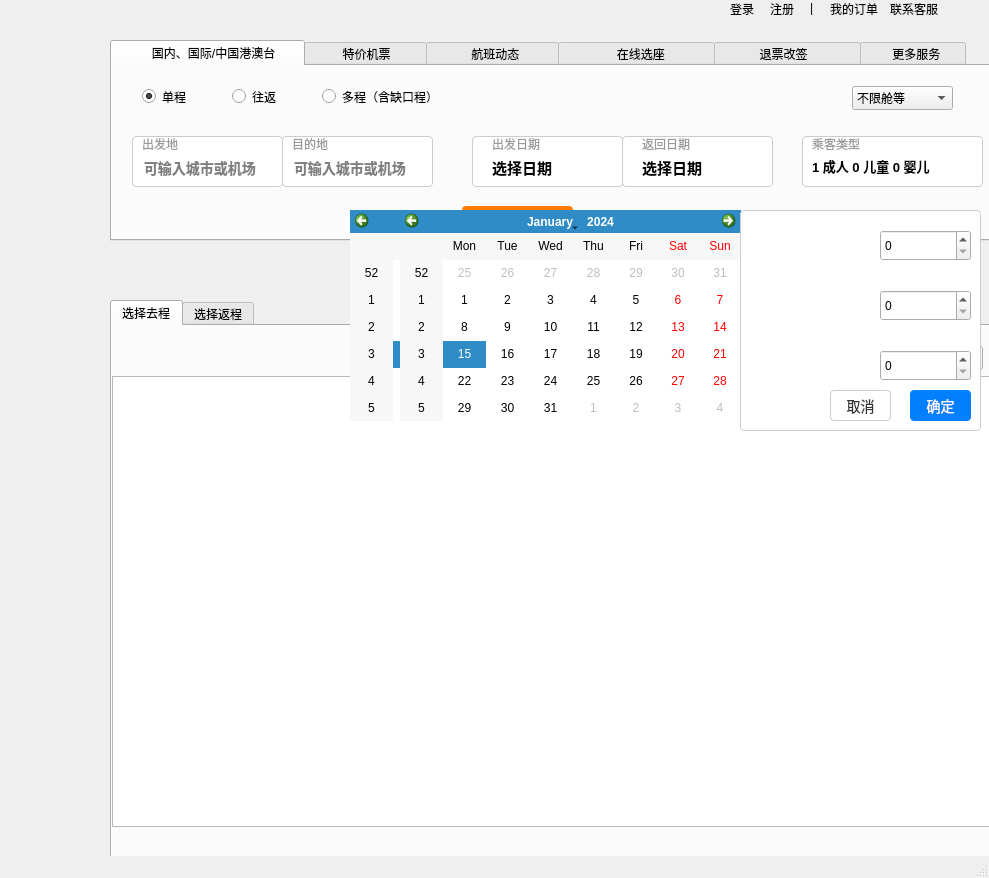
<?xml version="1.0" encoding="UTF-8"?>
<ui version="4.0">
 <class>MainWindow</class>
 <widget class="QMainWindow" name="MainWindow">
  <property name="geometry">
   <rect>
    <x>0</x>
    <y>0</y>
    <width>989</width>
    <height>878</height>
   </rect>
  </property>
  <property name="windowTitle">
   <string>MainWindow</string>
  </property>
  <property name="styleSheet">
   <string notr="true"/>
  </property>
  <widget class="QWidget" name="centralwidget">
   <widget class="QTabWidget" name="tabWidget">
    <property name="geometry">
     <rect>
      <x>110</x>
      <y>40</y>
      <width>881</width>
      <height>201</height>
     </rect>
    </property>
    <property name="toolTip">
     <string/>
    </property>
    <property name="accessibleName">
     <string/>
    </property>
    <property name="currentIndex">
     <number>0</number>
    </property>
    <widget class="QWidget" name="tab">
     <attribute name="title">
      <string>         国内、国际/中国港澳台     </string>
     </attribute>
     <widget class="QRadioButton" name="radioOneWay">
      <property name="geometry">
       <rect>
        <x>30</x>
        <y>20</y>
        <width>96</width>
        <height>21</height>
       </rect>
      </property>
      <property name="text">
       <string>单程</string>
      </property>
      <property name="checked">
       <bool>true</bool>
      </property>
     </widget>
     <widget class="QRadioButton" name="radioRoundTrip">
      <property name="geometry">
       <rect>
        <x>120</x>
        <y>20</y>
        <width>96</width>
        <height>21</height>
       </rect>
      </property>
      <property name="text">
       <string>往返</string>
      </property>
     </widget>
     <widget class="QRadioButton" name="radioButton_3">
      <property name="geometry">
       <rect>
        <x>210</x>
        <y>20</y>
        <width>111</width>
        <height>21</height>
       </rect>
      </property>
      <property name="text">
       <string>多程（含缺口程）</string>
      </property>
     </widget>
     <widget class="QWidget" name="widget" native="true">
      <property name="geometry">
       <rect>
        <x>20</x>
        <y>70</y>
        <width>151</width>
        <height>51</height>
       </rect>
      </property>
      <property name="styleSheet">
       <string notr="true">QWidget#widget { 
    border: 1px solid #cccccc;
    border-radius: 4px;
    background-color: white;
}</string>
      </property>
      <widget class="QLabel" name="label_6">
       <property name="geometry">
        <rect>
         <x>10</x>
         <y>0</y>
         <width>54</width>
         <height>16</height>
        </rect>
       </property>
       <property name="styleSheet">
        <string notr="true">color: rgb(153, 153, 153);
border: none;
background-color: transparent;</string>
       </property>
       <property name="text">
        <string>出发地</string>
       </property>
      </widget>
      <widget class="QLineEdit" name="lineEdit_Depart">
       <property name="geometry">
        <rect>
         <x>10</x>
         <y>20</y>
         <width>131</width>
         <height>23</height>
        </rect>
       </property>
       <property name="styleSheet">
        <string notr="true">border: none;
font-weight: bold;
font-size: 14px;</string>
       </property>
       <property name="placeholderText">
        <string>可输入城市或机场</string>
       </property>
      </widget>
     </widget>
     <widget class="QWidget" name="widget_2" native="true">
      <property name="geometry">
       <rect>
        <x>170</x>
        <y>70</y>
        <width>151</width>
        <height>51</height>
       </rect>
      </property>
      <property name="styleSheet">
       <string notr="true">QWidget#widget_2 { /* #后是当前QWidget的objectName（如widget、widget_1） */
    border: 1px solid #cccccc;
    border-radius: 4px;
    background-color: white;
}</string>
      </property>
      <widget class="QLabel" name="label_7">
       <property name="geometry">
        <rect>
         <x>10</x>
         <y>0</y>
         <width>54</width>
         <height>16</height>
        </rect>
       </property>
       <property name="styleSheet">
        <string notr="true">color: rgb(153, 153, 153);
border: none;
background-color: transparent;</string>
       </property>
       <property name="text">
        <string>目的地</string>
       </property>
      </widget>
      <widget class="QLineEdit" name="lineEdit_Arrive">
       <property name="geometry">
        <rect>
         <x>10</x>
         <y>20</y>
         <width>131</width>
         <height>23</height>
        </rect>
       </property>
       <property name="styleSheet">
        <string notr="true">border: none;
font-weight: bold;
font-size: 14px;</string>
       </property>
       <property name="placeholderText">
        <string>可输入城市或机场</string>
       </property>
      </widget>
     </widget>
     <widget class="QWidget" name="widget_3" native="true">
      <property name="geometry">
       <rect>
        <x>360</x>
        <y>70</y>
        <width>151</width>
        <height>51</height>
       </rect>
      </property>
      <property name="styleSheet">
       <string notr="true">QWidget#widget_3 { /* #后是当前QWidget的objectName（如widget、widget_1） */
    border: 1px solid #cccccc;
    border-radius: 4px;
    background-color: white;
}</string>
      </property>
      <widget class="QLabel" name="label_8">
       <property name="geometry">
        <rect>
         <x>20</x>
         <y>0</y>
         <width>54</width>
         <height>16</height>
        </rect>
       </property>
       <property name="styleSheet">
        <string notr="true">color: rgb(153, 153, 153);
border: none;
background-color: transparent;</string>
       </property>
       <property name="text">
        <string>出发日期</string>
       </property>
      </widget>
      <widget class="QLabel" name="dateDepart">
       <property name="geometry">
        <rect>
         <x>20</x>
         <y>20</y>
         <width>111</width>
         <height>21</height>
        </rect>
       </property>
       <property name="text">
        <string>&lt;html&gt;&lt;head/&gt;&lt;body&gt;&lt;p&gt;&lt;span style=&quot; font-size:11pt; font-weight:700; color:#000000;&quot;&gt;选择日期&lt;/span&gt;&lt;/p&gt;&lt;/body&gt;&lt;/html&gt;</string>
       </property>
      </widget>
     </widget>
     <widget class="QWidget" name="widget_4" native="true">
      <property name="geometry">
       <rect>
        <x>510</x>
        <y>70</y>
        <width>151</width>
        <height>51</height>
       </rect>
      </property>
      <property name="styleSheet">
       <string notr="true">QWidget#widget_4 { /* #后是当前QWidget的objectName（如widget、widget_1） */
    border: 1px solid #cccccc;
    border-radius: 4px;
    background-color: white;
}</string>
      </property>
      <widget class="QLabel" name="label_9">
       <property name="geometry">
        <rect>
         <x>20</x>
         <y>0</y>
         <width>54</width>
         <height>16</height>
        </rect>
       </property>
       <property name="styleSheet">
        <string notr="true">color: rgb(153, 153, 153);
border: none;
background-color: transparent;</string>
       </property>
       <property name="text">
        <string>返回日期</string>
       </property>
      </widget>
      <widget class="QLabel" name="dateReturn">
       <property name="geometry">
        <rect>
         <x>20</x>
         <y>20</y>
         <width>121</width>
         <height>21</height>
        </rect>
       </property>
       <property name="text">
        <string>&lt;html&gt;&lt;head/&gt;&lt;body&gt;&lt;p&gt;&lt;span style=&quot; font-size:11pt; font-weight:700; color:#000000;&quot;&gt;选择日期&lt;/span&gt;&lt;/p&gt;&lt;/body&gt;&lt;/html&gt;</string>
       </property>
      </widget>
     </widget>
     <widget class="QWidget" name="widget_5" native="true">
      <property name="geometry">
       <rect>
        <x>690</x>
        <y>70</y>
        <width>181</width>
        <height>51</height>
       </rect>
      </property>
      <property name="styleSheet">
       <string notr="true">QWidget#widget_5 {
    border: 1px solid #cccccc;
    border-radius: 4px;
    background-color: white;
}</string>
      </property>
      <widget class="QLabel" name="label_10">
       <property name="geometry">
        <rect>
         <x>10</x>
         <y>0</y>
         <width>54</width>
         <height>16</height>
        </rect>
       </property>
       <property name="styleSheet">
        <string notr="true">color: rgb(153, 153, 153);
border: none;
background-color: transparent;</string>
       </property>
       <property name="text">
        <string>乘客类型</string>
       </property>
      </widget>
      <widget class="QLabel" name="passenger">
       <property name="geometry">
        <rect>
         <x>10</x>
         <y>20</y>
         <width>141</width>
         <height>21</height>
        </rect>
       </property>
       <property name="text">
        <string>&lt;html&gt;&lt;head/&gt;&lt;body&gt;&lt;p&gt;&lt;span style=&quot; font-size:10pt; font-weight:700; color:#000000;&quot;&gt;1 成人 0 儿童 0 婴儿&lt;/span&gt;&lt;/p&gt;&lt;/body&gt;&lt;/html&gt;</string>
       </property>
      </widget>
     </widget>
     <widget class="QComboBox" name="comboBox">
      <property name="geometry">
       <rect>
        <x>740</x>
        <y>20</y>
        <width>101</width>
        <height>24</height>
       </rect>
      </property>
      <item>
       <property name="text">
        <string>不限舱等</string>
       </property>
      </item>
      <item>
       <property name="text">
        <string>经济舱</string>
       </property>
      </item>
      <item>
       <property name="text">
        <string>公务舱</string>
       </property>
      </item>
      <item>
       <property name="text">
        <string>头等舱</string>
       </property>
      </item>
     </widget>
     <widget class="QPushButton" name="btnSearch">
      <property name="geometry">
       <rect>
        <x>350</x>
        <y>140</y>
        <width>111</width>
        <height>31</height>
       </rect>
      </property>
      <property name="styleSheet">
       <string notr="true">/* 登录按钮基础样式（橙色边框+橙色背景，搭配白色文字） */
QPushButton {
    /* 橙色边框：#ff7d00 是常用登录页橙色，可替换为 #ff9900（浅橙）、#ff6600（深橙） */
    border: 2px solid #ff7d00; 
    border-radius: 4px; /* 圆角（和输入框保持一致，更协调） */
    background-color: #ff7d00; /* 按钮背景色（和边框同色，一体化效果） */
    color: white; /* 文字白色 */
    font-size: 16px; /* 文字大小 */
    height: 44px; /* 按钮高度（和输入框呼应） */
}

/* 悬浮状态（边框加深+背景色变深，更有交互感） */
QPushButton:hover {
    border-color: #ff6600; /* 悬浮时边框深橙色 */
    background-color: #ff6600; /* 悬浮时背景深橙色 */
}

/* 点击状态（边框再加深+背景色压暗，模拟按压效果） */
QPushButton:pressed {
    border-color: #e65c00; /* 点击时边框更深橙色 */
    background-color: #e65c00; /* 点击时背景更深橙色 */
}

/* 禁用状态（可选：如果按钮需要禁用，边框和背景变灰色） */
QPushButton:disabled {
    border-color: #cccccc;
    background-color: #cccccc;
    color: #ffffff;
}</string>
      </property>
      <property name="text">
       <string>确认搜索</string>
      </property>
     </widget>
    </widget>
    <widget class="QWidget" name="tab_2">
     <attribute name="title">
      <string>        特价机票       </string>
     </attribute>
    </widget>
    <widget class="QWidget" name="tab_3">
     <attribute name="title">
      <string>          航班动态        </string>
     </attribute>
     <widget class="QRadioButton" name="radioButton_4">
      <property name="geometry">
       <rect>
        <x>20</x>
        <y>20</y>
        <width>96</width>
        <height>21</height>
       </rect>
      </property>
      <property name="text">
       <string>搜航班号</string>
      </property>
     </widget>
     <widget class="QRadioButton" name="radioButton_5">
      <property name="geometry">
       <rect>
        <x>140</x>
        <y>20</y>
        <width>96</width>
        <height>21</height>
       </rect>
      </property>
      <property name="text">
       <string>搜起降地</string>
      </property>
     </widget>
     <widget class="QWidget" name="widget_7" native="true">
      <property name="geometry">
       <rect>
        <x>620</x>
        <y>70</y>
        <width>231</width>
        <height>51</height>
       </rect>
      </property>
      <widget class="QLabel" name="label_17">
       <property name="geometry">
        <rect>
         <x>10</x>
         <y>0</y>
         <width>54</width>
         <height>16</height>
        </rect>
       </property>
       <property name="styleSheet">
        <string notr="true">color: rgb(153, 153, 153);
border: none;
background-color: transparent;</string>
       </property>
       <property name="text">
        <string>出发日期</string>
       </property>
      </widget>
      <widget class="QLineEdit" name="lineEdit_5">
       <property name="geometry">
        <rect>
         <x>10</x>
         <y>20</y>
         <width>141</width>
         <height>23</height>
        </rect>
       </property>
       <property name="styleSheet">
        <string notr="true">border: none;
font-weight: bold;
font-size: 14px;</string>
       </property>
       <property name="placeholderText">
        <string>可输入城市或机场</string>
       </property>
      </widget>
     </widget>
     <widget class="QStackedWidget" name="stackedWidget">
      <property name="geometry">
       <rect>
        <x>19</x>
        <y>59</y>
        <width>591</width>
        <height>71</height>
       </rect>
      </property>
      <property name="currentIndex">
       <number>0</number>
      </property>
      <widget class="QWidget" name="page">
       <widget class="QLineEdit" name="lineEdit_3">
        <property name="geometry">
         <rect>
          <x>10</x>
          <y>10</y>
          <width>581</width>
          <height>51</height>
         </rect>
        </property>
        <property name="font">
         <font>
          <pointsize>12</pointsize>
         </font>
        </property>
        <property name="text">
         <string/>
        </property>
        <property name="placeholderText">
         <string>  请填写航班号，如MU1234</string>
        </property>
       </widget>
      </widget>
      <widget class="QWidget" name="page_2"/>
     </widget>
     <zorder>stackedWidget</zorder>
     <zorder>radioButton_4</zorder>
     <zorder>radioButton_5</zorder>
     <zorder>widget_7</zorder>
    </widget>
    <widget class="QWidget" name="tab_4">
     <attribute name="title">
      <string>              在线选座           </string>
     </attribute>
    </widget>
    <widget class="QWidget" name="tab_5">
     <attribute name="title">
      <string>          退票改签            </string>
     </attribute>
    </widget>
    <widget class="QWidget" name="tab_6">
     <attribute name="title">
      <string>      更多服务    </string>
     </attribute>
     <widget class="QLabel" name="label_18">
      <property name="geometry">
       <rect>
        <x>50</x>
        <y>110</y>
        <width>54</width>
        <height>16</height>
       </rect>
      </property>
      <property name="text">
       <string>报销凭证</string>
      </property>
     </widget>
     <widget class="QLabel" name="label_19">
      <property name="geometry">
       <rect>
        <x>150</x>
        <y>110</y>
        <width>54</width>
        <height>16</height>
       </rect>
      </property>
      <property name="text">
       <string>机场攻略</string>
      </property>
     </widget>
     <widget class="QLabel" name="label_20">
      <property name="geometry">
       <rect>
        <x>250</x>
        <y>110</y>
        <width>91</width>
        <height>16</height>
       </rect>
      </property>
      <property name="text">
       <string>国内机场大全</string>
      </property>
     </widget>
     <widget class="QLabel" name="label_21">
      <property name="geometry">
       <rect>
        <x>360</x>
        <y>110</y>
        <width>81</width>
        <height>16</height>
       </rect>
      </property>
      <property name="text">
       <string>国际机场大全</string>
      </property>
     </widget>
     <widget class="QLabel" name="label_22">
      <property name="geometry">
       <rect>
        <x>480</x>
        <y>110</y>
        <width>54</width>
        <height>16</height>
       </rect>
      </property>
      <property name="text">
       <string>团体票</string>
      </property>
     </widget>
    </widget>
   </widget>
   <widget class="QLabel" name="label">
    <property name="geometry">
     <rect>
      <x>770</x>
      <y>0</y>
      <width>54</width>
      <height>16</height>
     </rect>
    </property>
    <property name="text">
     <string>&lt;html&gt;&lt;head/&gt;&lt;body&gt;&lt;p&gt;&lt;span style=&quot; color:#000000;&quot;&gt;注册&lt;/span&gt;&lt;/p&gt;&lt;/body&gt;&lt;/html&gt;</string>
    </property>
   </widget>
   <widget class="QLabel" name="label_2">
    <property name="geometry">
     <rect>
      <x>810</x>
      <y>0</y>
      <width>16</width>
      <height>16</height>
     </rect>
    </property>
    <property name="text">
     <string>&lt;html&gt;&lt;head/&gt;&lt;body&gt;&lt;p&gt;&lt;span style=&quot; color:#000000;&quot;&gt;|&lt;/span&gt;&lt;/p&gt;&lt;/body&gt;&lt;/html&gt;</string>
    </property>
   </widget>
   <widget class="QLabel" name="label_3">
    <property name="geometry">
     <rect>
      <x>830</x>
      <y>0</y>
      <width>54</width>
      <height>16</height>
     </rect>
    </property>
    <property name="text">
     <string>&lt;html&gt;&lt;head/&gt;&lt;body&gt;&lt;p&gt;&lt;span style=&quot; color:#000000;&quot;&gt;我的订单&lt;/span&gt;&lt;/p&gt;&lt;/body&gt;&lt;/html&gt;</string>
    </property>
   </widget>
   <widget class="QLabel" name="label_4">
    <property name="geometry">
     <rect>
      <x>890</x>
      <y>0</y>
      <width>54</width>
      <height>16</height>
     </rect>
    </property>
    <property name="text">
     <string>&lt;html&gt;&lt;head/&gt;&lt;body&gt;&lt;p&gt;&lt;span style=&quot; color:#000000;&quot;&gt;联系客服&lt;/span&gt;&lt;/p&gt;&lt;/body&gt;&lt;/html&gt;</string>
    </property>
   </widget>
   <widget class="ClickableLabel" name="label_5">
    <property name="geometry">
     <rect>
      <x>730</x>
      <y>0</y>
      <width>31</width>
      <height>16</height>
     </rect>
    </property>
    <property name="text">
     <string>&lt;html&gt;&lt;head/&gt;&lt;body&gt;&lt;p&gt;&lt;span style=&quot; color:#000000;&quot;&gt;登录&lt;/span&gt;&lt;/p&gt;&lt;/body&gt;&lt;/html&gt;</string>
    </property>
   </widget>
   <widget class="QWidget" name="passengerWidget" native="true">
    <property name="geometry">
     <rect>
      <x>740</x>
      <y>210</y>
      <width>241</width>
      <height>221</height>
     </rect>
    </property>
    <property name="styleSheet">
     <string notr="true">QWidget#passengerWidget{
    border: 1px solid #cccccc;
    border-radius: 4px;
    background-color: white;
}</string>
    </property>
    <widget class="QLabel" name="label_11">
     <property name="geometry">
      <rect>
       <x>10</x>
       <y>10</y>
       <width>91</width>
       <height>41</height>
      </rect>
     </property>
     <property name="text">
      <string/>
     </property>
     <property name="pixmap">
      <pixmap resource="new_resources.qrc">:/newimages/newimages/1.png</pixmap>
     </property>
     <property name="scaledContents">
      <bool>true</bool>
     </property>
    </widget>
    <widget class="QLabel" name="label_12">
     <property name="geometry">
      <rect>
       <x>10</x>
       <y>70</y>
       <width>91</width>
       <height>41</height>
      </rect>
     </property>
     <property name="text">
      <string/>
     </property>
     <property name="pixmap">
      <pixmap resource="new_resources.qrc">:/newimages/newimages/3.png</pixmap>
     </property>
     <property name="scaledContents">
      <bool>true</bool>
     </property>
    </widget>
    <widget class="QLabel" name="label_13">
     <property name="geometry">
      <rect>
       <x>10</x>
       <y>130</y>
       <width>91</width>
       <height>41</height>
      </rect>
     </property>
     <property name="text">
      <string/>
     </property>
     <property name="pixmap">
      <pixmap resource="new_resources.qrc">:/newimages/newimages/2.png</pixmap>
     </property>
     <property name="scaledContents">
      <bool>true</bool>
     </property>
    </widget>
    <widget class="QSpinBox" name="spinBox">
     <property name="geometry">
      <rect>
       <x>140</x>
       <y>20</y>
       <width>91</width>
       <height>31</height>
      </rect>
     </property>
    </widget>
    <widget class="QSpinBox" name="spinBox_2">
     <property name="geometry">
      <rect>
       <x>140</x>
       <y>80</y>
       <width>91</width>
       <height>31</height>
      </rect>
     </property>
    </widget>
    <widget class="QSpinBox" name="spinBox_3">
     <property name="geometry">
      <rect>
       <x>140</x>
       <y>140</y>
       <width>91</width>
       <height>31</height>
      </rect>
     </property>
    </widget>
    <widget class="QPushButton" name="pushButton">
     <property name="geometry">
      <rect>
       <x>170</x>
       <y>180</y>
       <width>61</width>
       <height>31</height>
      </rect>
     </property>
     <property name="styleSheet">
      <string notr="true">QPushButton {
    /* 蓝色背景 */
    background-color: #007fff;
    /* 无边框（或蓝色边框） */
    border: none;
    /* 轻微圆角（与取消按钮一致） */
    border-radius: 4px;
    /* 文字颜色（白色） */
    color: white;
    /* 内边距（与取消按钮保持一致，大小统一） */
    padding: 6px 16px;
    /* 字体大小（与取消按钮一致） */
    font-size: 14px;
}

/* 鼠标悬浮效果（可选） */
QPushButton:hover {
    background-color: #0066cc; /* 蓝色加深 */
}</string>
     </property>
     <property name="text">
      <string>确定</string>
     </property>
    </widget>
    <widget class="QPushButton" name="pushButton_2">
     <property name="geometry">
      <rect>
       <x>90</x>
       <y>180</y>
       <width>61</width>
       <height>31</height>
      </rect>
     </property>
     <property name="styleSheet">
      <string notr="true">QPushButton {
    /* 白色背景 */
    background-color: white;
    /* 灰色边框 */
    border: 1px solid #cccccc;
    /* 轻微圆角（可选，图中略圆） */
    border-radius: 4px;
    /* 文字颜色（黑色） */
    color: #333333;
    /* 内边距（按钮大小适中） */
    padding: 6px 16px;
    /* 字体大小（按需调整） */
    font-size: 14px;
}

/* 鼠标悬浮效果（可选） */
QPushButton:hover {
    border-color: #999999; /* 边框加深 */
}</string>
     </property>
     <property name="text">
      <string>取消</string>
     </property>
    </widget>
   </widget>
   <widget class="QCalendarWidget" name="calendarWidget">
    <property name="enabled">
     <bool>true</bool>
    </property>
    <property name="geometry">
     <rect>
      <x>350</x>
      <y>210</y>
      <width>341</width>
      <height>211</height>
     </rect>
    </property>
   </widget>
   <widget class="QCalendarWidget" name="calendarWidget_2">
    <property name="enabled">
     <bool>true</bool>
    </property>
    <property name="geometry">
     <rect>
      <x>400</x>
      <y>210</y>
      <width>341</width>
      <height>211</height>
     </rect>
    </property>
   </widget>
   <widget class="QTabWidget" name="tabWidget_2">
    <property name="geometry">
     <rect>
      <x>110</x>
      <y>300</y>
      <width>881</width>
      <height>561</height>
     </rect>
    </property>
    <property name="currentIndex">
     <number>0</number>
    </property>
    <widget class="QWidget" name="widget_6">
     <attribute name="title">
      <string>选择去程</string>
     </attribute>
     <widget class="QWidget" name="widget_8" native="true">
      <property name="geometry">
       <rect>
        <x>0</x>
        <y>0</y>
        <width>881</width>
        <height>51</height>
       </rect>
      </property>
      <widget class="QComboBox" name="comboBox_3">
       <property name="geometry">
        <rect>
         <x>770</x>
         <y>20</y>
         <width>101</width>
         <height>24</height>
        </rect>
       </property>
       <item>
        <property name="text">
         <string>更多排序</string>
        </property>
       </item>
       <item>
        <property name="text">
         <string>耗时短-长</string>
        </property>
       </item>
       <item>
        <property name="text">
         <string>耗时长-短</string>
        </property>
       </item>
       <item>
        <property name="text">
         <string>价格高-低</string>
        </property>
       </item>
       <item>
        <property name="text">
         <string>到达早-晚</string>
        </property>
       </item>
       <item>
        <property name="text">
         <string>到达晚-早</string>
        </property>
       </item>
       <item>
        <property name="text">
         <string>起飞晚-早</string>
        </property>
       </item>
      </widget>
      <widget class="ClickableLabel" name="ontime">
       <property name="geometry">
        <rect>
         <x>570</x>
         <y>20</y>
         <width>71</width>
         <height>16</height>
        </rect>
       </property>
       <property name="text">
        <string>&lt;html&gt;&lt;head/&gt;&lt;body&gt;&lt;p&gt;&lt;span style=&quot; font-size:10pt;&quot;&gt;准点率高-低&lt;/span&gt;&lt;/p&gt;&lt;/body&gt;&lt;/html&gt;</string>
       </property>
      </widget>
      <widget class="ClickableLabel" name="depart">
       <property name="geometry">
        <rect>
         <x>650</x>
         <y>20</y>
         <width>101</width>
         <height>16</height>
        </rect>
       </property>
       <property name="text">
        <string>&lt;html&gt;&lt;head/&gt;&lt;body&gt;&lt;p&gt;&lt;span style=&quot; font-size:10pt;&quot;&gt;起飞时间早-晚&lt;/span&gt;&lt;/p&gt;&lt;/body&gt;&lt;/html&gt;</string>
       </property>
      </widget>
      <widget class="ClickableLabel" name="dijia">
       <property name="geometry">
        <rect>
         <x>500</x>
         <y>20</y>
         <width>71</width>
         <height>16</height>
        </rect>
       </property>
       <property name="text">
        <string>&lt;html&gt;&lt;head/&gt;&lt;body&gt;&lt;p&gt;&lt;span style=&quot; font-size:10pt;&quot;&gt;低价优先&lt;/span&gt;&lt;/p&gt;&lt;/body&gt;&lt;/html&gt;</string>
       </property>
      </widget>
     </widget>
     <widget class="QListWidget" name="listWidgetGoing">
      <property name="geometry">
       <rect>
        <x>0</x>
        <y>50</y>
        <width>881</width>
        <height>451</height>
       </rect>
      </property>
      <property name="styleSheet">
       <string notr="true">QListWidget { border: none; background-color: #F5F5F5; }；
setSpacing(2)；</string>
      </property>
     </widget>
    </widget>
    <widget class="QWidget" name="tab_8">
     <attribute name="title">
      <string>选择返程</string>
     </attribute>
     <widget class="QListWidget" name="listWidgetReturn">
      <property name="geometry">
       <rect>
        <x>0</x>
        <y>50</y>
        <width>871</width>
        <height>451</height>
       </rect>
      </property>
      <property name="styleSheet">
       <string notr="true">QListWidget { border: none; background-color: #F5F5F5; }；
setSpacing(8)；
</string>
      </property>
     </widget>
     <widget class="QWidget" name="widget_9" native="true">
      <property name="geometry">
       <rect>
        <x>0</x>
        <y>0</y>
        <width>881</width>
        <height>51</height>
       </rect>
      </property>
      <widget class="QComboBox" name="comboBox_4">
       <property name="geometry">
        <rect>
         <x>770</x>
         <y>20</y>
         <width>101</width>
         <height>24</height>
        </rect>
       </property>
       <item>
        <property name="text">
         <string>更多排序</string>
        </property>
       </item>
       <item>
        <property name="text">
         <string>耗时短-长</string>
        </property>
       </item>
       <item>
        <property name="text">
         <string>耗时长-短</string>
        </property>
       </item>
       <item>
        <property name="text">
         <string>价格高-低</string>
        </property>
       </item>
       <item>
        <property name="text">
         <string>到达早-晚</string>
        </property>
       </item>
       <item>
        <property name="text">
         <string>到达晚-早</string>
        </property>
       </item>
       <item>
        <property name="text">
         <string>起飞晚-早</string>
        </property>
       </item>
      </widget>
      <widget class="ClickableLabel" name="ontime_2">
       <property name="geometry">
        <rect>
         <x>570</x>
         <y>20</y>
         <width>71</width>
         <height>16</height>
        </rect>
       </property>
       <property name="text">
        <string>&lt;html&gt;&lt;head/&gt;&lt;body&gt;&lt;p&gt;&lt;span style=&quot; font-size:10pt;&quot;&gt;准点率高-低&lt;/span&gt;&lt;/p&gt;&lt;/body&gt;&lt;/html&gt;</string>
       </property>
      </widget>
      <widget class="ClickableLabel" name="depart_2">
       <property name="geometry">
        <rect>
         <x>650</x>
         <y>20</y>
         <width>101</width>
         <height>16</height>
        </rect>
       </property>
       <property name="text">
        <string>&lt;html&gt;&lt;head/&gt;&lt;body&gt;&lt;p&gt;&lt;span style=&quot; font-size:10pt;&quot;&gt;起飞时间早-晚&lt;/span&gt;&lt;/p&gt;&lt;/body&gt;&lt;/html&gt;</string>
       </property>
      </widget>
      <widget class="ClickableLabel" name="dijia_2">
       <property name="geometry">
        <rect>
         <x>500</x>
         <y>20</y>
         <width>71</width>
         <height>16</height>
        </rect>
       </property>
       <property name="text">
        <string>&lt;html&gt;&lt;head/&gt;&lt;body&gt;&lt;p&gt;&lt;span style=&quot; font-size:10pt;&quot;&gt;低价优先&lt;/span&gt;&lt;/p&gt;&lt;/body&gt;&lt;/html&gt;</string>
       </property>
      </widget>
     </widget>
    </widget>
   </widget>
   <zorder>tabWidget</zorder>
   <zorder>label</zorder>
   <zorder>label_2</zorder>
   <zorder>label_3</zorder>
   <zorder>label_4</zorder>
   <zorder>label_5</zorder>
   <zorder>tabWidget_2</zorder>
   <zorder>calendarWidget</zorder>
   <zorder>calendarWidget_2</zorder>
   <zorder>passengerWidget</zorder>
  </widget>
  <widget class="QMenuBar" name="menubar">
   <property name="geometry">
    <rect>
     <x>0</x>
     <y>0</y>
     <width>989</width>
     <height>21</height>
    </rect>
   </property>
  </widget>
  <widget class="QStatusBar" name="statusbar"/>
 </widget>
 <customwidgets>
  <customwidget>
   <class>ClickableLabel</class>
   <extends>QLabel</extends>
   <header location="global">clickablelabel.h</header>
   <slots>
    <signal>clicked()</signal>
    <slot>on_switchLabel_clicked()</slot>
   </slots>
  </customwidget>
 </customwidgets>
 <resources>
  <include location="new_resources.qrc"/>
 </resources>
 <connections/>
</ui>
